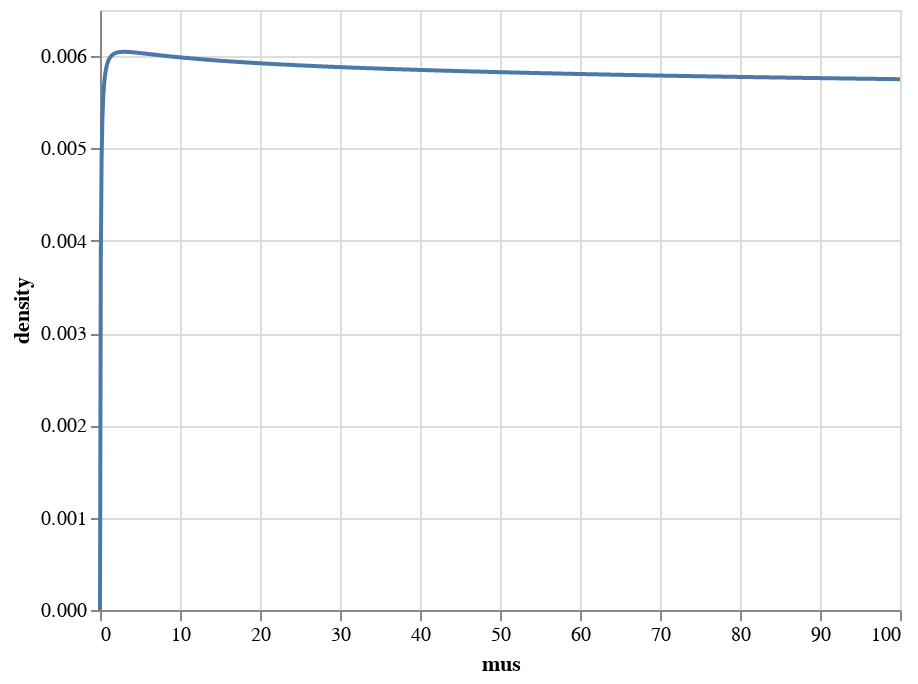

This figure's notebook cell:
### Code cell
alt.Chart(d).mark_line().encode(x="mus", y="density")

### Figure 1 — Vega-Lite specification as saved in the notebook (floating-point values rounded to 4 significant figures; data arrays with more than 128 entries replaced by an {"elided": "..."} marker saying what was removed)
{"config": {"view": {"continuousWidth": 400, "continuousHeight": 300}}, "data": {"name": "data-1a7b4849f5c0b3874dcbe3013ebc535a"}, "mark": "line", "encoding": {"x": {"field": "mus", "type": "quantitative"}, "y": {"field": "density", "type": "quantitative"}}, "$schema": "https://vega.github.io/schema/vega-lite/v4.17.0.json", "datasets": {"data-1a7b4849f5c0b3874dcbe3013ebc535a": {"elided": "1000 records"}}}
